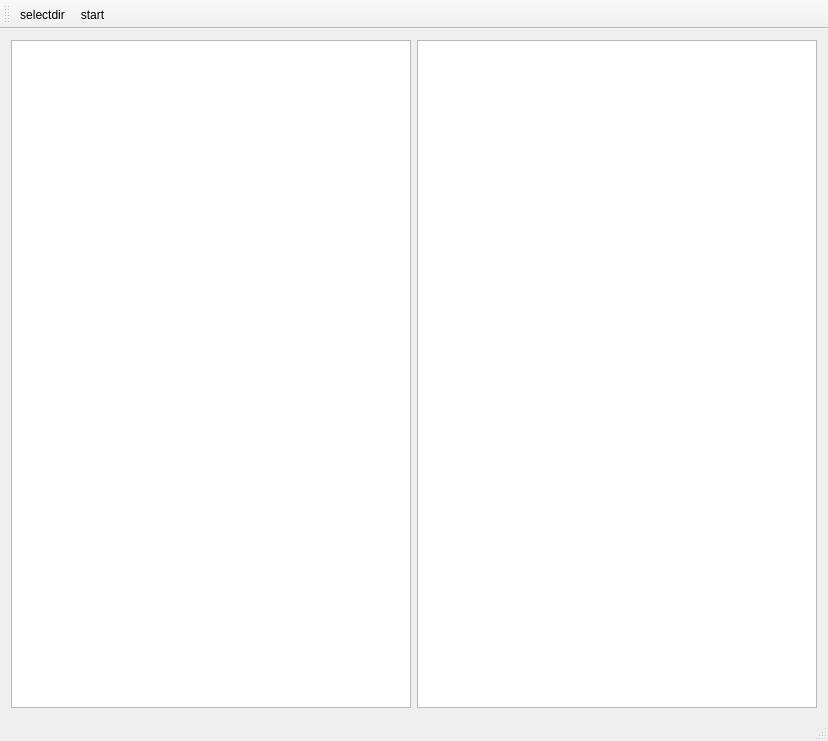
<?xml version="1.0" encoding="UTF-8"?>
<ui version="4.0">
 <class>ParserEmlClass</class>
 <widget class="QMainWindow" name="ParserEmlClass">
  <property name="geometry">
   <rect>
    <x>0</x>
    <y>0</y>
    <width>828</width>
    <height>741</height>
   </rect>
  </property>
  <property name="windowTitle">
   <string>ParserEml</string>
  </property>
  <widget class="QWidget" name="centralWidget">
   <layout class="QHBoxLayout" name="horizontalLayout">
    <item>
     <widget class="QListWidget" name="LstDir"/>
    </item>
    <item>
     <widget class="QTableWidget" name="TableResult"/>
    </item>
   </layout>
  </widget>
  <widget class="QMenuBar" name="menuBar">
   <property name="geometry">
    <rect>
     <x>0</x>
     <y>0</y>
     <width>828</width>
     <height>21</height>
    </rect>
   </property>
  </widget>
  <widget class="QToolBar" name="mainToolBar">
   <attribute name="toolBarArea">
    <enum>TopToolBarArea</enum>
   </attribute>
   <attribute name="toolBarBreak">
    <bool>false</bool>
   </attribute>
   <addaction name="ActDir"/>
   <addaction name="ActStart"/>
  </widget>
  <widget class="QStatusBar" name="statusBar"/>
  <action name="ActDir">
   <property name="icon">
    <iconset resource="ParserEml.qrc">
     <normaloff>:/ParserEml/Images/Add3.png</normaloff>:/ParserEml/Images/Add3.png</iconset>
   </property>
   <property name="text">
    <string>selectdir</string>
   </property>
   <property name="toolTip">
    <string>Выбрать директорию с письмами</string>
   </property>
  </action>
  <action name="ActStart">
   <property name="icon">
    <iconset resource="ParserEml.qrc">
     <normaloff>:/ParserEml/Images/Execute.png</normaloff>:/ParserEml/Images/Execute.png</iconset>
   </property>
   <property name="text">
    <string>start</string>
   </property>
   <property name="toolTip">
    <string>Запустить парсес писем</string>
   </property>
  </action>
 </widget>
 <layoutdefault spacing="6" margin="11"/>
 <resources>
  <include location="ParserEml.qrc"/>
 </resources>
 <connections/>
</ui>
